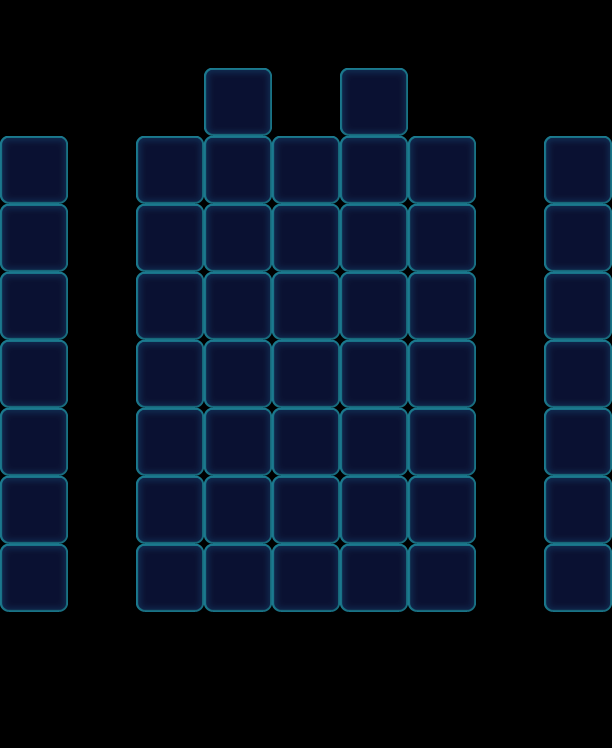

A level layout from a 2D game, rendered from its tile map. Below: a short description, then the map file with tile-grid data replaced by summaries:
An orthogonal 9x11 tile map with 68x68 px tiles, 1 tile layer (Valid), 2 tilesets and 7 objects (5x Factory_Normal, 2x Stone).

<map version="1.0" orientation="orthogonal" width="9" height="11" tilewidth="68" tileheight="68">
 <properties>
  <property name="Connect" value="88,31,1|08,51,1" />
 </properties>
 <tileset firstgid="1" name="game_grid1" tilewidth="68" tileheight="68">
  <image source="game_grid1.png" width="68" height="68" />
 </tileset>
 <tileset firstgid="2" name="map" tilewidth="68" tileheight="68">
  <image source="map.png" width="1024" height="1024" />
 </tileset>
 <layer name="Valid" width="9" height="11">
  <data>[99 cells, 51 non-empty, 1 distinct tile ids]</data>
 </layer>
 <objectgroup name="BottomObj" width="9" height="11" />
 <objectgroup name="MiddleObj" width="9" height="11" />
 <objectgroup color="#000000" name="TopObj" width="9" height="11">
  <object name="10" type="Factory_Normal" x="408" y="68" width="68" height="68">
   <properties>
    <property name="Block" value="1" />
    <property name="FactoryColorsConfig" value="Blue,Green,Yellow,Purple" />
    <property name="FlowerSwitch" value="1" />
   </properties>
  </object>
  <object name="10" type="Factory_Normal" x="544" y="68" width="68" height="68">
   <properties>
    <property name="FactoryColorsConfig" value="Blue,Green,Yellow" />
   </properties>
  </object>
  <object name="10" type="Factory_Normal" x="136" y="68" width="68" height="68">
   <properties>
    <property name="Block" value="1" />
    <property name="FactoryColorsConfig" value="Blue,Green,Yellow,Purple" />
    <property name="FlowerSwitch" value="1" />
   </properties>
  </object>
  <object name="10" type="Factory_Normal" x="272" y="68" width="68" height="68">
   <properties>
    <property name="Block" value="1" />
    <property name="FactoryColorsConfig" value="Blue,Green,Yellow,Purple" />
    <property name="FlowerSwitch" value="1" />
   </properties>
  </object>
  <object type="Stone" gid="34" x="204" y="136">
   <properties>
    <property name="Layers" value="1" />
   </properties>
  </object>
  <object type="Stone" gid="34" x="340" y="136">
   <properties>
    <property name="Layers" value="1" />
   </properties>
  </object>
  <object name="10" type="Factory_Normal" x="0" y="68" width="68" height="68">
   <properties>
    <property name="FactoryColorsConfig" value="Blue,Green,Yellow" />
   </properties>
  </object>
 </objectgroup>
 <objectgroup color="#00ff00" name="CeilObj" width="9" height="11" />
</map>
